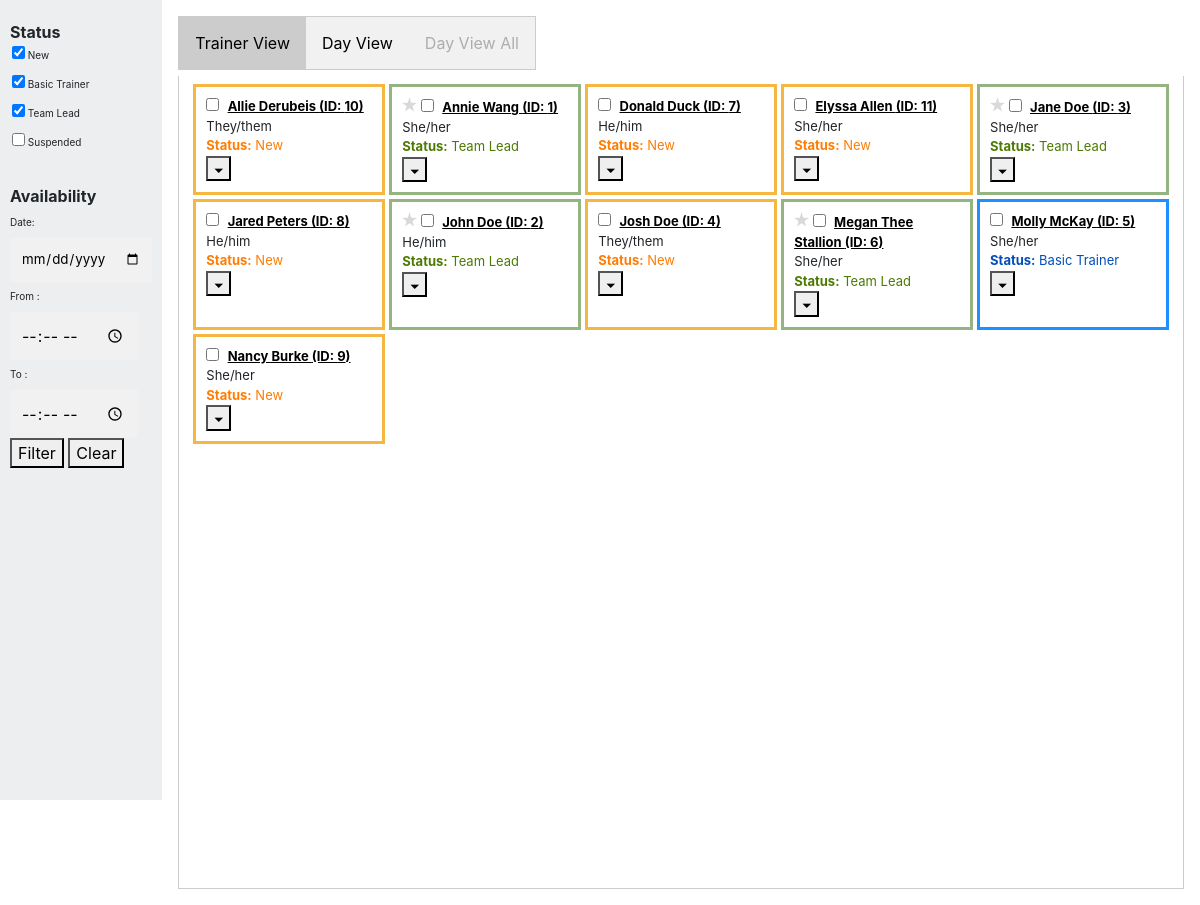
The app's page /advancedsearch (signed in) with its own data.
### website/models.py (models this page shows)
class Trainer(db.Model):
    id = db.Column(db.Integer, primary_key=True,autoincrement=True)
    name = db.Column(db.String(50))
    nickname = db.Column(db.String(50))
    date_of_birth = db.Column(db.Date)
    pronouns = db.Column(db.String(50))
    race_ethnicity = db.Column(db.String(100))
    how_did_you_hear = db.Column(db.String(200))
    phone = db.Column(db.String(16))
    text_or_call = db.Column(db.String(16))
    email = db.Column(db.String(50))
    education = db.Column(db.String(100))
    lifesaver_skills = db.Column(db.String(500))
    relevant_exp = db.Column(db.String(500))
    heartsaver_interest = db.Column(db.String(4))
    gen_avail = db.Column(db.String(500))
    hrs_per_month = db.Column(db.Integer, nullable=True)
    languages = db.Column(db.String(50))
    availabilities = db.relationship('TrainerDate', backref = 'trainer', cascade = 'all, delete-orphan', lazy = 'dynamic')
    other_info = db.Column(db.String(1500))
    documents = db.Column(db.String(256))
    status = db.Column(db.String(100))
    assignments = db.relationship('Assignment', backref = 'trainer', cascade = 'all, delete-orphan', lazy = 'dynamic')
    admin_notes = db.Column(db.String(1500))

### website/views.py (the view)
@views.route('/advancedsearch', methods=['GET', 'POST'])
@login_required
def advancedsearch():
    trainers = Trainer.query.order_by(Trainer.name).all()
    trainers_data = []
    for trainer in trainers:
        trainers_data.append(trainer.name)
    return render_template("advancedSearch.html", user=current_user, trainers=trainers, trainers_data=trainers_data)

### website/__init__.py (called while the page is built)
def create_app():
    app = Flask(__name__)
    DB_URL = get_engine_from_settings()
    app.config['SECRET_KEY'] = 'hjshjhdjah kjshkjdhjs'
    app.config['SQLALCHEMY_DATABASE_URI'] = DB_URL
    db.init_app(app)
    migrate = Migrate(app, db)
    path = os.getcwd()
    UPLOAD_FOLDER = os.path.join(path, 'doc_uploads')
    if not os.path.isdir(UPLOAD_FOLDER):
        os.mkdir(UPLOAD_FOLDER)
    app.config['UPLOAD_FOLDER'] = UPLOAD_FOLDER
    from .views import views
    from .auth import auth
    app.register_blueprint(views, url_prefix='/')
    app.register_blueprint(auth, url_prefix='/')
    from .models import User
    with app.app_context():
        db.create_all()
    login_manager = LoginManager()
    login_manager.login_view = 'auth.login'
    login_manager.init_app(app)
    @login_manager.user_loader
    def load_user(id):
        return User.query.get(int(id))
    return app

### website/templates/advancedSearch.html (shortened to what this page needs)
<!DOCTYPE html>
<html>
  <head>
    <link
      rel="stylesheet"
      href="https://stackpath.bootstrapcdn.com/bootstrap/4.4.1/css/bootstrap.min.css"
    />
    <link
      rel="stylesheet"
      href="https://stackpath.bootstrapcdn.com/font-awesome/4.7.0/css/font-awesome.min.css"
    />
    <link rel="stylesheet" type="text/css" href="{{url_prefix}}/static/styles/web.css">
  <body style="max-width: 100%;">
    <div id="trainer-info-container" class="trainer-info-container">
      <div class="trainerFilterSection">
        <ul>
            <strong>Status</strong>
            <li>
                <input checked="true" type="checkbox" value="New"/>
                <label>New</label>
            </li>
            <li>
              <input checked="true" type="checkbox" value="Basic Trainer">
              <label>Basic Trainer</label>
          </li>
            <li>
                <input checked="true" type="checkbox" value="Team Lead"/>
                <label>Team Lead</label>
            </li>
            <li>
                <input type="checkbox" value="Suspended"/>
                <label>Suspended</label>
            </li></br>
            <strong>Availability</strong></br>
            <label for="date" style="font-size: x-small;">Date:</label></br>
            <input type="date" name="date" style="font-size: smaller;"/></br>
            <label for= "start_time" style="font-size: x-small;">From : &ensp;</label></br>
            <input type="time" name="start_time"/></br>
            <label for= "end_time" style="font-size: x-small;">To :&emsp;&emsp;</label></br>
            <input type="time" name="end_time"/></br>
            <button id = "filterButton" onClick="">Filter</button>
            <button id = "clearButton">Clear</button>
        </ul>
      </div>
      <div class="modal-body advancedSearch">
          <div class="tab">
            <button id="trainer-view-button" class="tablinks active" onclick="openTab(event, 'trainer-view')">Trainer View</button>
            <button id="calendar-view-button" class="tablinks" onclick="openTab(event, 'calendar-view')">Day View</button>
            <button id="calendar-view-all-button" class="tablinks" onclick="openTab(event, 'calendar-view-all')" disabled>Day View All</button>
          </div>
          <div id="trainer-view" class="tabcontent">
            <div class="rating">
              <div class="trainerList">
                <ul class="list-group list-group-flush infoFilter" id="advancedInfoFilter">
                  {% for trainer in trainers %}
                  <li
                    id="trainer_{{trainer.id}}"
                    data-type="{{trainer.status}}"
                    class="list-group-item {% if trainer.status == 'Suspended' %} hideItem {% endif %}"
                    style="display: inline-block; border-width: 3px;"
                  >
                  {% if trainer.status == "Team Lead"%}
                    <input title="Select as team lead" class="starradio" type="radio" name="stars" trainer="{{trainer.id}}" value="{{trainer.nickname}} (ID: {{trainer.id}})" onchange="radioFunc(this)" />
                  {% endif %}
                  <input
                  type="checkbox"
                  class="trainer-checkbox"
                  name="check"
                  trainer="{{trainer.id}}"
                  value="{{trainer.nickname}} (ID: {{trainer.id}})"
                  onchange="copySelectedTrainers(this,'{{trainer.id}}')"
                >
                <a title="Email {{trainer.nickname}}" href = "mailto: {{trainer.email}}" style="text-decoration: underline; color:black;"><strong>{{trainer.nickname}} (ID: {{trainer.id}})</strong></a>
                <br>
                  {{trainer.pronouns}}
                  <div class="update-status"><strong>Status:</strong> {{trainer.status}} </div>
                    <div class = "button-container">
                      <button title="Details" id="details_{{trainer.id}}"class="show-trainer-details" onClick="showOrHideDropdown(this.id,'trainer','expand')">&#128899;</button>
                    </div>
                  </li>
                  {% endfor %}
                </ul>
              </div>
              </div>
          </div>
    </body>

### website/static/styles/web.css (style rules this page uses)
.trainer-info-container { display: grid; box-sizing: border-box !important; width: 100% !important; max-width: none !important; grid-template-columns: 1fr 9fr; }
.button-container { display: inline-block; }
.list-group-item { margin: 2px !important; padding: 10px !important; font-size: small; }
.trainerList { height:100vh; }
#advancedInfoFilter { display: grid; grid-template-columns: repeat(5, 1fr); grid-gap: 0px; }
body { margin: 0; justify-content: center; align-items: center; }
.trainerFilterSection ul { padding-left: 10px; padding-right:10px; }
.trainerFilterSection li { list-style: none; margin: 0px; padding: 2px; font-size:10px; }
.trainerFilterSection { background-color: #edeef0; height: 100vh; padding-top: 20px; width:min-content; }
.trainer-checkbox { margin-right: 1px; }
input { border: 1px solid transparent; background-color: #f1f1f1; padding: 10px; font-size: 16px; }
.starradio { position: relative; appearance: none; -webkit-appearance: none; -moz-appearance: none; width: 15px; height: 15px; background: url('unstarred_tspt.png') no-repeat; background-size: cover; cursor: pointer; border: none; outline: none; }
.tab { overflow: hidden; border: 1px solid #ccc; background-color: #f1f1f1; display: inline-block; }
.tab button { background-color: inherit; float: left; border: none; outline: none; cursor: pointer; padding: 14px 16px; transition: 0.3s; }
.tab button.active { background-color: #ccc; }
.tabcontent { padding: 6px 12px; border: 1px solid #ccc; border-top: none; }

### records on screen
Trainer: nickname "Allie Derubeis", id "10", pronouns "They/them", status "New"
Trainer: nickname "Annie Wang", id "1", pronouns "She/her", status "Team Lead"
Trainer: nickname "Donald Duck", id "7", pronouns "He/him", status "New"
Trainer: nickname "Elyssa Allen", id "11", pronouns "She/her", status "New"
Trainer: nickname "Jane Doe", id "3", pronouns "She/her", status "Team Lead"
Trainer: nickname "Jared Peters", id "8", pronouns "He/him", status "New"
Trainer: nickname "John Doe", id "2", pronouns "He/him", status "Team Lead"
Trainer: nickname "Josh Doe", id "4", pronouns "They/them", status "New"
Trainer: nickname "Megan Thee Stallion", id "6", pronouns "She/her", status "Team Lead"
Trainer: nickname "Molly McKay", id "5", pronouns "She/her", status "Basic Trainer"
Trainer: nickname "Nancy Burke", id "9", pronouns "She/her", status "New"
